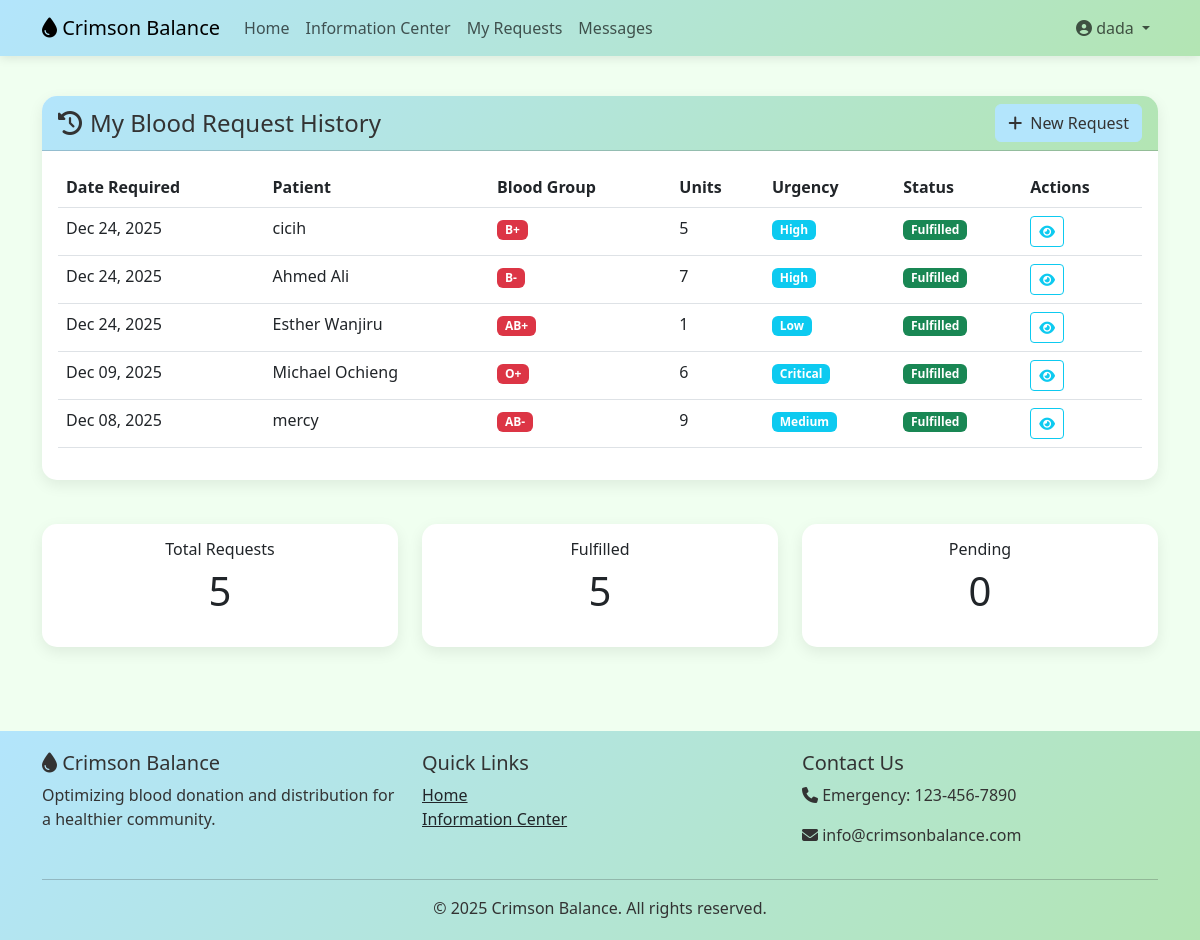
Page /recipient/history/ (signed in) on the committed database.
### accounts/models.py (models this page shows, shortened)
class CustomUser(AbstractUser):
    USER_TYPE_CHOICES = (
        ('donor', 'Blood Donor'),
        ('recipient', 'Blood Recipient'),
        ('doctor', 'Doctor'),
        ('admin', 'Administrator'),
    )
    user_type = models.CharField(max_length=20, choices=USER_TYPE_CHOICES, default='donor')
    phone_number = models.CharField(max_length=15, blank=True)
    blood_group = models.CharField(max_length=5, blank=True)
    date_of_birth = models.DateField(null=True, blank=True)
    address = models.TextField(blank=True)
    city = models.CharField(max_length=100, blank=True)
    is_verified = models.BooleanField(default=False)
    profile_picture = models.ImageField(upload_to='profile_pics/', blank=True)

### bloodapp/models.py (models this page shows, shortened)
class BloodRequest(models.Model):
    URGENCY_CHOICES = (
        ('low', 'Low'),
        ('medium', 'Medium'),
        ('high', 'High'),
        ('critical', 'Critical'),
    )
    recipient = models.ForeignKey(User, on_delete=models.CASCADE, related_name='requests')
    blood_group = models.CharField(max_length=5)
    units_required = models.IntegerField()
    urgency = models.CharField(max_length=20, choices=URGENCY_CHOICES)
    hospital_name = models.CharField(max_length=200)
    hospital_address = models.TextField()
    required_date = models.DateField()
    is_fulfilled = models.BooleanField(default=False)
    fulfilled_date = models.DateTimeField(null=True, blank=True)
    patient_name = models.CharField(max_length=200)
    patient_age = models.IntegerField()
    medical_condition = models.TextField()

### bloodapp/views.py (the view)
# urls.py: path('recipient/history/', views.recipient_history, name='recipient_history'),
@login_required
def recipient_history(request):
    if request.user.user_type != 'recipient':
        messages.error(request, 'Only recipients can view request history.')
        return redirect('home')
    requests = BloodRequest.objects.filter(recipient=request.user).order_by('-required_date')
    fulfilled_count = requests.filter(is_fulfilled=True).count()
    pending_count = requests.filter(is_fulfilled=False).count()
    return render(request, 'bloodapp/recipient_history.html', {
        'requests': requests,
        'fulfilled_count': fulfilled_count,
        'pending_count': pending_count,
    })

### templates/bloodapp/recipient_history.html (shortened to what this page needs)
{% extends 'base.html' %}
{% block content %}
<div class="row">
    <div class="col-12">
        <div class="card">
            <div class="card-header d-flex justify-content-between align-items-center">
                <h4 class="mb-0"><i class="fas fa-history me-2"></i>My Blood Request History</h4>
                <a href="{% url 'request_blood' %}" class="btn btn-primary">
                    <i class="fas fa-plus me-2"></i>New Request
                </a>
            </div>
            <div class="card-body">
                {% if requests %}
                <div class="table-responsive">
                    <table class="table table-hover">
                        <thead>
                            <tr>
                                <th>Date Required</th>
                                <th>Patient</th>
                                <th>Blood Group</th>
                                <th>Units</th>
                                <th>Urgency</th>
                                <th>Status</th>
                                <th>Actions</th>
                            </tr>
                        </thead>
                        <tbody>
                            {% for req in requests %}
                            <tr>
                                <td>{{ req.required_date|date:"M d, Y" }}</td>
                                <td>{{ req.patient_name }}</td>
                                <td><span class="badge bg-danger">{{ req.blood_group }}</span></td>
                                <td>{{ req.units_required }}</td>
                                <td><span class="badge bg-info">{{ req.get_urgency_display }}</span></td>
                                <td>
                                    {% if req.is_fulfilled %}
                                    <span class="badge bg-success">Fulfilled</span>
                                    {% else %}
                                    <span class="badge bg-warning">Pending</span>
                                    {% endif %}
                                </td>
                                <td>
                                    <button class="btn btn-sm btn-outline-info" data-bs-toggle="modal" data-bs-target="#detailsModal{{ req.id }}">
                                        <i class="fas fa-eye"></i>
                                    </button>
                                </td>
                            </tr>
                            {% endfor %}
                        </tbody>
                    </table>
                </div>
                {% endif %}
            </div>
        </div>
    </div>
</div>
{% if requests %}
<div class="row mt-4">
    <div class="col-md-4">
        <div class="card text-center">
            <div class="card-body">
                <h6 class="card-title">Total Requests</h6>
                <p class="display-6">{{ requests.count }}</p>
            </div>
        </div>
    </div>
    <div class="col-md-4">
        <div class="card text-center">
            <div class="card-body">
                <h6 class="card-title">Fulfilled</h6>
                <p class="display-6">{{ fulfilled_count }}</p>
            </div>
        </div>
    </div>
    <div class="col-md-4">
        <div class="card text-center">
            <div class="card-body">
                <h6 class="card-title">Pending</h6>
                <p class="display-6">{{ pending_count }}</p>
            </div>
        </div>
    </div>
</div>
{% endif %}
{% endblock %}

### templates/base.html (shortened to what this page needs)
<!DOCTYPE html>
<html lang="en">
<head>
    <link href="https://cdn.jsdelivr.net/npm/bootstrap@5.3.0-alpha1/dist/css/bootstrap.min.css" rel="stylesheet">
    <link rel="stylesheet" href="https://cdnjs.cloudflare.com/ajax/libs/font-awesome/6.4.0/css/all.min.css">
</head>
<body>
    <nav class="navbar navbar-expand-lg navbar-custom">
        <div class="container">
            <a class="navbar-brand" href="{% url 'home' %}">
                <i class="fas fa-tint"></i> Crimson Balance
            </a>
            <div class="collapse navbar-collapse" id="navbarNav">
                <ul class="navbar-nav me-auto">
                    <li class="nav-item">
                        <a class="nav-link" href="{% url 'home' %}">Home</a>
                    </li>
                    <li class="nav-item">
                        <a class="nav-link" href="{% url 'information_center' %}">Information Center</a>
                    </li>
                    {% if user.is_authenticated %}
                        {% if user.user_type == 'donor' %}
                        <li class="nav-item">
                            <a class="nav-link" href="{% url 'donation_history' %}">My Donations</a>
                        </li>
                        <li class="nav-item">
                            <a class="nav-link" href="{% url 'donor_appointments' %}">My Appointments</a>
                        </li>
                        {% elif user.user_type == 'recipient' %}
                        <li class="nav-item">
                            <a class="nav-link" href="{% url 'recipient_history' %}">My Requests</a>
                        </li>
                        {% endif %}
                        <li class="nav-item">
                            <a class="nav-link" href="{% url 'dashboard' %}">Messages</a>
                        </li>
                    {% endif %}
                </ul>
                <ul class="navbar-nav">
                    {% if user.is_authenticated %}
                    <li class="nav-item dropdown">
                        <a class="nav-link dropdown-toggle" href="#" id="navbarDropdown" role="button" data-bs-toggle="dropdown">
                            <i class="fas fa-user-circle"></i> {{ user.username }}
                        </a>
                    </li>
                    {% endif %}
                </ul>
            </div>
        </div>
    </nav>
    <main class="container py-4">
        {% block content %}{% endblock %}
    </main>
    <footer class="footer">
        <div class="container">
            <div class="row">
                <div class="col-md-4">
                    <h5><i class="fas fa-tint"></i> Crimson Balance</h5>
                    <p>Optimizing blood donation and distribution for a healthier community.</p>
                </div>
                <div class="col-md-4">
                    <h5>Quick Links</h5>
                    <ul class="list-unstyled">
                        <li><a href="{% url 'home' %}" class="text-dark">Home</a></li>
                        <li><a href="{% url 'information_center' %}" class="text-dark">Information Center</a></li>
                    </ul>
                </div>
                <div class="col-md-4">
                    <h5>Contact Us</h5>
                    <p><i class="fas fa-phone"></i> Emergency: 123-456-7890</p>
                    <p><i class="fas fa-envelope"></i> info@crimsonbalance.com</p>
                </div>
            </div>
            <hr>
            <p class="text-center mb-0">&copy; 2025 Crimson Balance. All rights reserved.</p>
        </div>
    </footer>
</body>
</html>

### templates/base.html (style rules this page uses)
:root { --pastel-red: #FFB3BA; --pastel-blue: #B3E5FC; --pastel-green: #B3E5B3; --light-gray: #f8f9fa; }
body { background-color:honeydew; font-family: 'Segoe UI', Tahoma, Geneva, Verdana, sans-serif; }
.navbar-custom { background: linear-gradient(135deg, var(--pastel-blue), var(--pastel-green)); box-shadow: 0 2px 10px rgba(0,0,0,0.1); }
.btn-primary { background-color: var(--pastel-blue); border-color: var(--pastel-blue); color: #333; }
.card { border-radius: 15px; box-shadow: 0 5px 15px rgba(0,0,0,0.08); border: none; margin-bottom: 20px; }
.card-header { background: linear-gradient(135deg, var(--pastel-blue), var(--pastel-green)); color: #333; border-radius: 15px 15px 0 0 !important; font-weight: 600; }
.footer { background: linear-gradient(135deg, var(--pastel-blue), var(--pastel-green)); color: #333; padding: 20px 0; margin-top: 40px; }

### rows in the picture
CustomUser: username "dada"
BloodRequest: required_date "Dec 24, 2025", patient_name "cicih", blood_group "B+", units_required "5", urgency "High", is_fulfilled "Fulfilled"
BloodRequest: required_date "Dec 24, 2025", patient_name "Ahmed Ali", blood_group "B-", units_required "7", urgency "High", is_fulfilled "Fulfilled"
BloodRequest: required_date "Dec 24, 2025", patient_name "Esther Wanjiru", blood_group "AB+", units_required "1", urgency "Low", is_fulfilled "Fulfilled"
BloodRequest: required_date "Dec 09, 2025", patient_name "Michael Ochieng", blood_group "O+", units_required "6", urgency "Critical", is_fulfilled "Fulfilled"
BloodRequest: required_date "Dec 08, 2025", patient_name "mercy", blood_group "AB-", units_required "9", urgency "Medium", is_fulfilled "Fulfilled"

### other values in the picture
{{ requests.count }} "5"
{{ fulfilled_count }} "5"
{{ pending_count }} "0"
